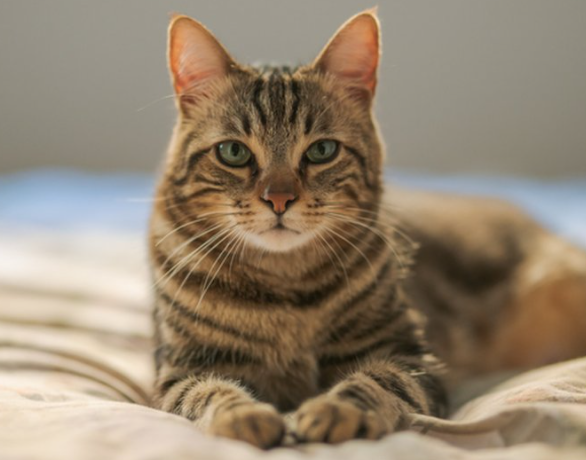
#> input picture cat1.jpg, 586 x 460 px; its folder holds 6 pictures in this run
$ jupyter execute cat_face_detection.ipynb
#> lines starting #> are read from the running program, lines starting #| are printed output that depends on the picture; after the words box and inside, x2 and y2 are one past the last pixel; in counts of white or black regions, pixels touching at a corner belong together
[cell 1]
import numpy as np
import cv2

[cell 2]
cat_cascade = cv2.CascadeClassifier('haarcascade_frontalcatface.xml')
cat_ext_cascade = cv2.CascadeClassifier('haarcascade_frontalcatface_extended.xml')

[cell 3]
SF=1.05  # try different values of scale factor like 1.05, 1.3, etc
N=8 # try different values of minimum neighbours like 3,4,5,6

[cell 4]
def processImage(image_dir,image_filename):
    # read the image
#> called with image_dir = '.', image_filename = 'cat1.jpg'
    img = cv2.imread(image_dir+'/'+image_filename)
#> img is the input picture: shape (460, 586, 3); mean B, G, R 112.5, 132.5, 148.1
    # convery to gray scale
    gray = cv2.cvtColor(img, cv2.COLOR_BGR2GRAY)
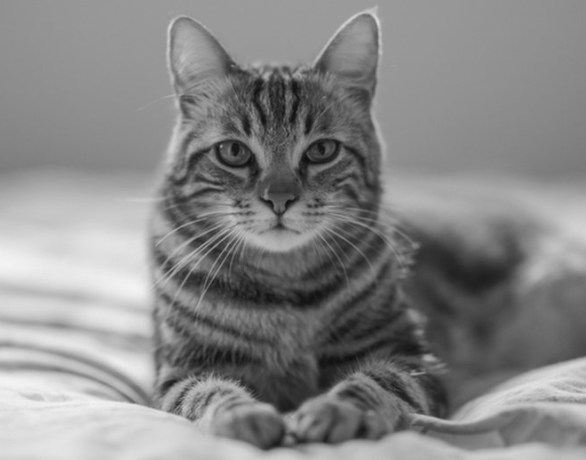
#> gray: shape (460, 586); min 13, max 243, mean 134.9

    # this function returns tuple rectangle starting coordinates x,y, width, height
    cats = cat_cascade.detectMultiScale(gray, scaleFactor=SF, minNeighbors=N)
#> cats = [[246, 174, 66, 66], [184, 78, 184, 184]]
    #print(cats) # one sample value is [[268 147 234 234]]
    cats_ext = cat_ext_cascade.detectMultiScale(gray, scaleFactor=SF, minNeighbors=N)
#> cats_ext = [[245, 173, 67, 67], [184, 77, 187, 187]]
    #print(cats_ext)

    # draw a blue rectangle on the image
    for (x,y,w,h) in cats:
        img = cv2.rectangle(img,(x,y),(x+w,y+h),(255,0,0),2)
#> this loop made 2 passes
#> pass 1, in processImage, `img = cv2.rectangle(img,(x,y),(x+w,y+h),(255,0,0),2)`:
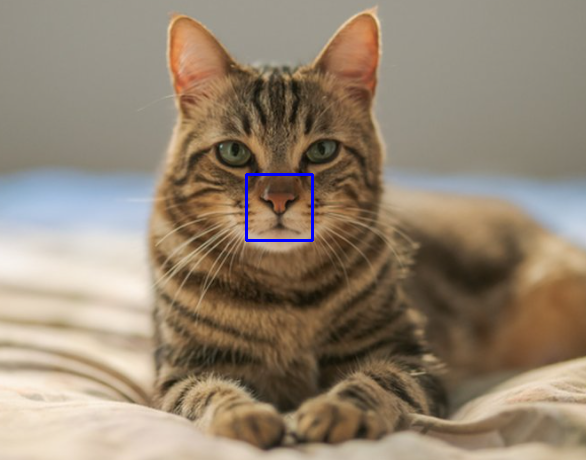
#> img: shape (460, 586, 3); 0.29% of pixels changed, all inside (x1, y1, x2, y2) = (245, 173, 314, 242)
#> pass 2, in processImage, `img = cv2.rectangle(img,(x,y),(x+w,y+h),(255,0,0),2)`:
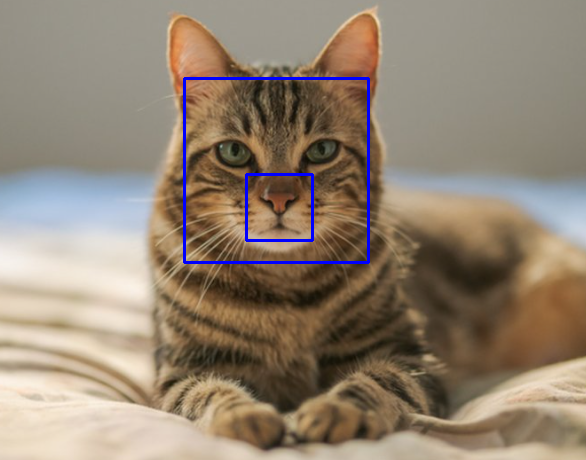
#> img: shape (460, 586, 3); 0.82% of pixels changed, all inside (x1, y1, x2, y2) = (183, 77, 370, 264)
    # draw a green rectangle on the image
    for (x,y,w,h) in cats_ext:
        img = cv2.rectangle(img,(x,y),(x+w,y+h),(0,255,0),2)
#> this loop made 2 passes
#> pass 1, in processImage, `img = cv2.rectangle(img,(x,y),(x+w,y+h),(0,255,0),2)`:
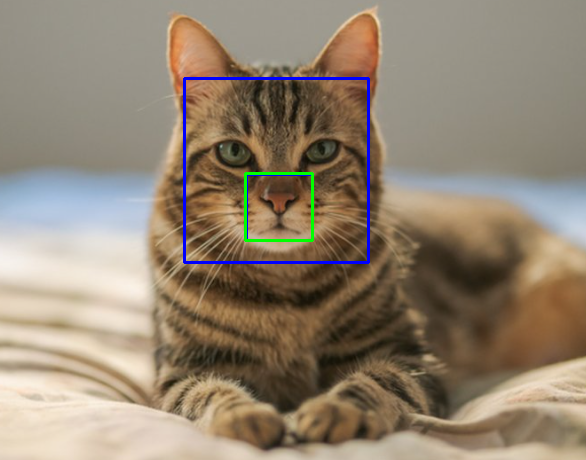
#> img: shape (460, 586, 3); 0.3% of pixels changed, all inside (x1, y1, x2, y2) = (244, 172, 314, 242)
#> pass 2, in processImage, `img = cv2.rectangle(img,(x,y),(x+w,y+h),(0,255,0),2)`:
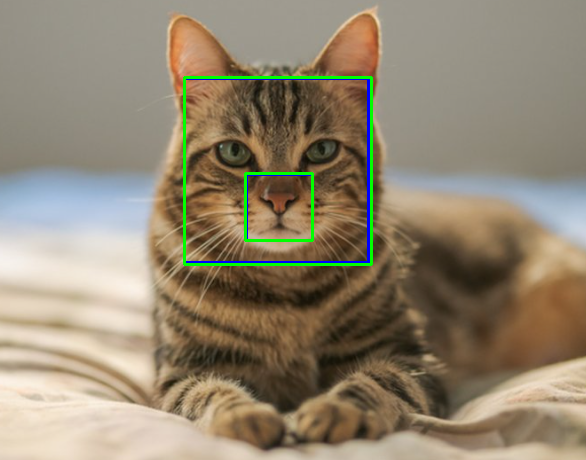
#> img: shape (460, 586, 3); 0.83% of pixels changed, all inside (x1, y1, x2, y2) = (183, 76, 373, 266)

    # save the image to a file
    cv2.imwrite('out'+image_filename,img)

[cell 5]
import matplotlib.pyplot as plt
import matplotlib.image as mpimg
import time

[cell 6]
for idx in range(1,6):
    processImage('.','cat'+str(idx)+'.jpg')
    img = mpimg.imread('cat'+str(idx)+'.jpg')
#> img: shape (460, 586, 4) float32
    plt.imshow(img)
    time.sleep(10)
    img = mpimg.imread('outcat'+str(idx)+'.jpg')
#> img: shape (460, 586, 3)
    plt.imshow(img)
#> pass 2 of the loop `for idx in range(1,6):`:
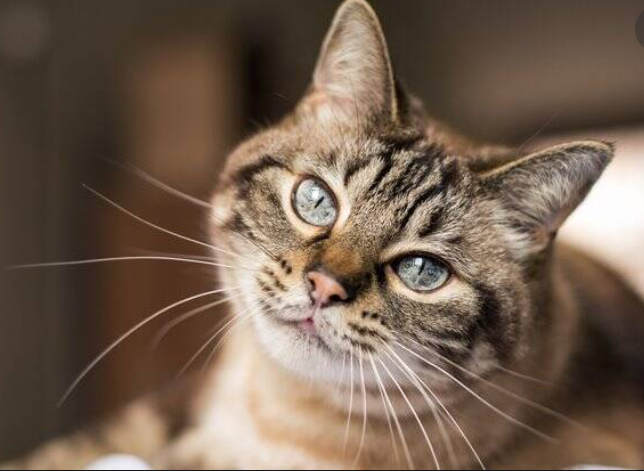
#> input picture cat2.jpg, 644 x 471 px
#> in processImage, img is the input picture: shape (471, 644, 3); mean B, G, R 79.7, 95.4, 115.3
#> in processImage (call 2), `gray = cv2.cvtColor(img, cv2.COLOR_BGR2GRAY)`:
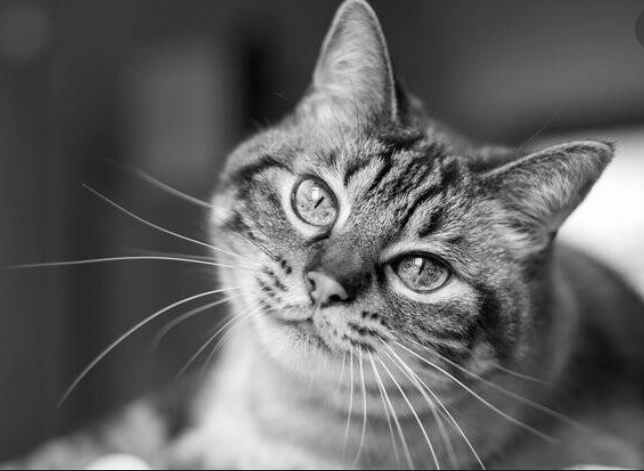
#> gray: shape (471, 644); min 1, max 255, mean 99.6
#> cats = ()
#> pass 3 of the loop `for idx in range(1,6):`:
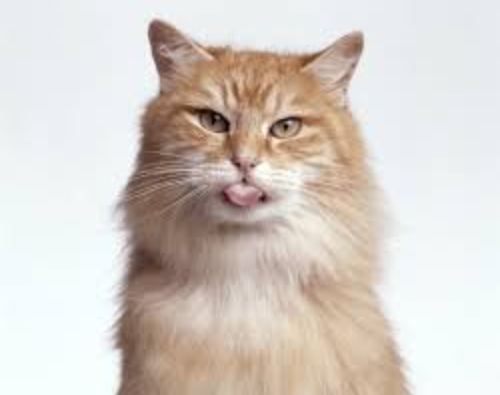
#> input picture cat3.jpg, 500 x 395 px
#> in processImage, img is the input picture: shape (395, 500, 3); mean B, G, R 200.1, 206.6, 214.6
#> in processImage (call 3), `gray = cv2.cvtColor(img, cv2.COLOR_BGR2GRAY)`:
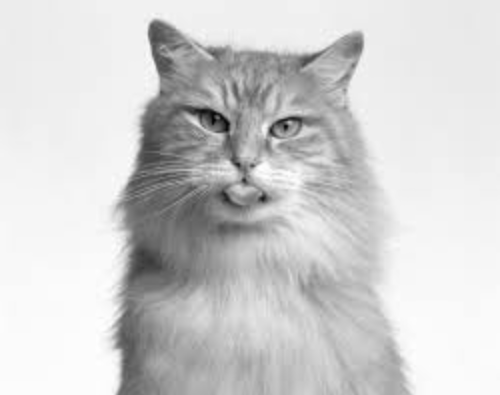
#> gray: shape (395, 500); min 4, max 254, mean 208.3
#> cats = [[165, 56, 169, 169]]
#> cats_ext = [[163, 53, 173, 173]]
#> the loop in processImage (call 3), `for (x,y,w,h) in cats:` made 1 pass
#> the loop in processImage (call 3), `for (x,y,w,h) in cats_ext:` made 1 pass
#> pass 1, in processImage (call 3), `img = cv2.rectangle(img,(x,y),(x+w,y+h),(0,255,0),2)`:
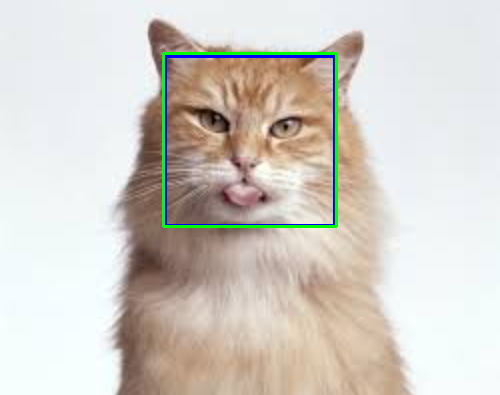
#> img: shape (395, 500, 3); mean B, G, R 199.7, 206.8, 211.6
#> the loop made 5 passes; the first 3 are shown
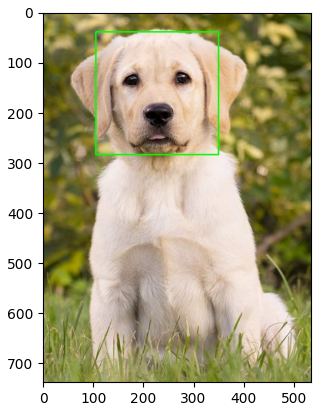
#> figure drawn by matplotlib, 1 panel
